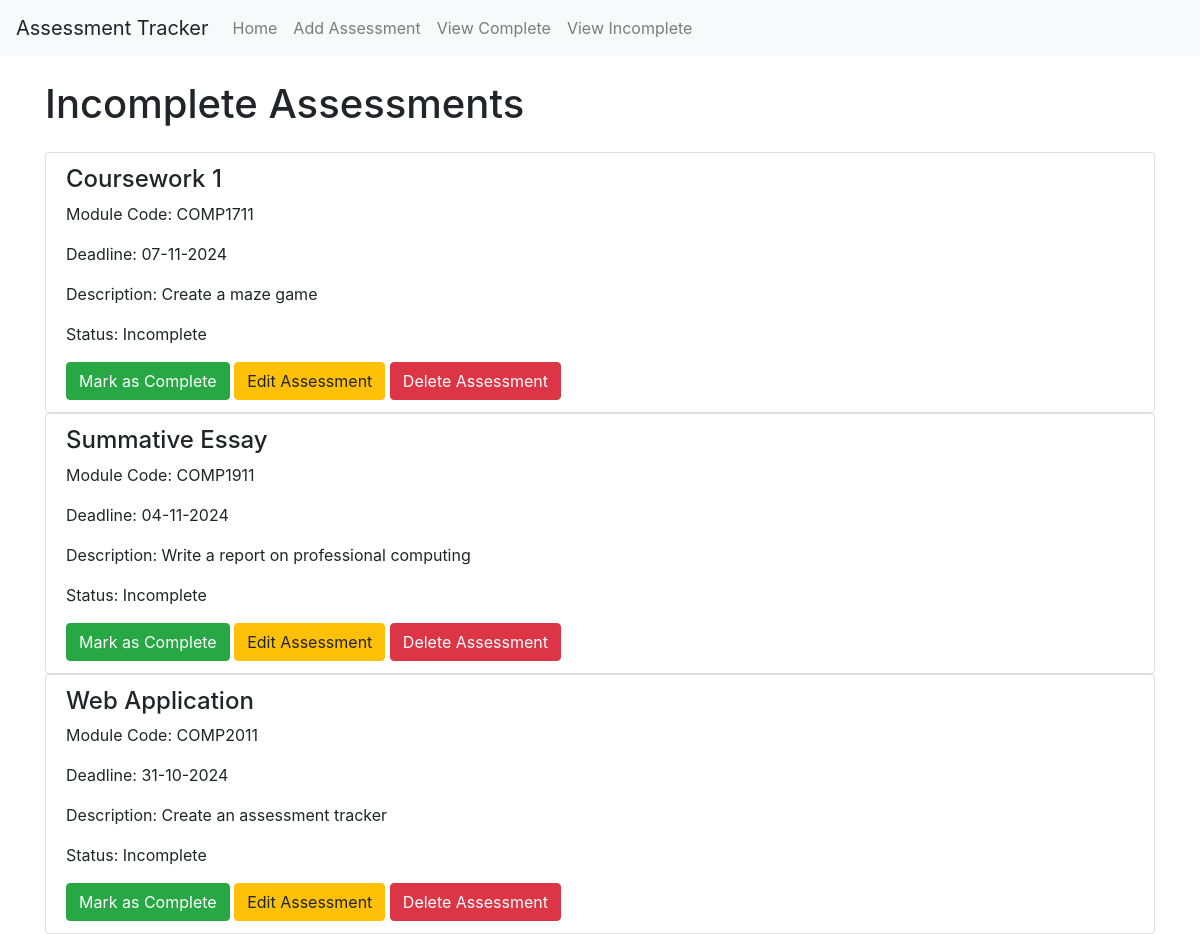
/view_incomplete, run on an earlier commit of the app's database.
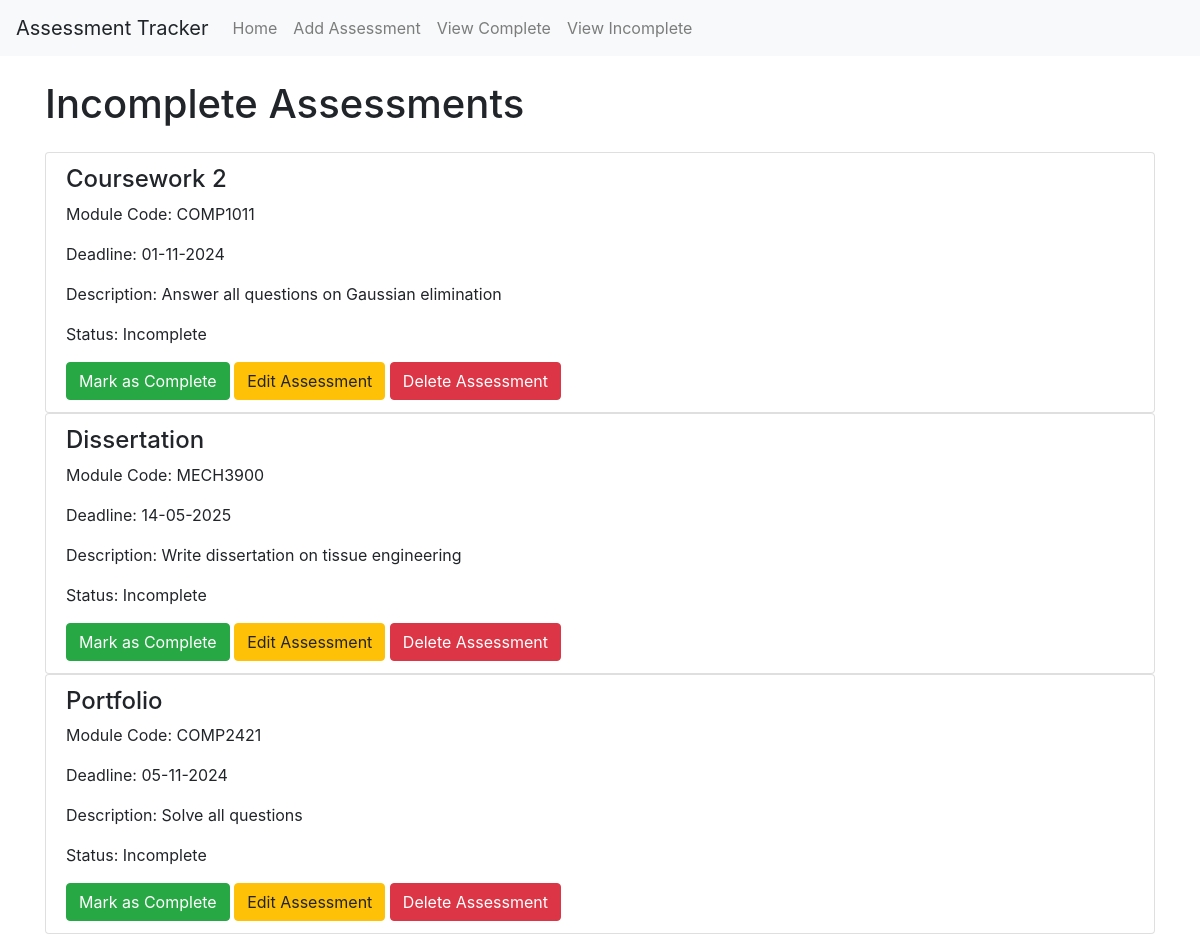
And on a later commit of the database.
### app/models.py (models this page shows)
class Assessment(db.Model):
    id = db.Column(db.Integer, primary_key=True)
    title = db.Column(db.String(100), nullable=False)
    module_code = db.Column(db.String(100), nullable=False)
    deadline = db.Column(db.DateTime, nullable=False)
    description = db.Column(db.Text, nullable=False)
    completed = db.Column(db.Boolean, default=False)

### app/views.py (the view)
@app.route('/view_incomplete')
def view_incomplete():
    incomplete_assessments = Assessment.query.filter_by(completed=False).all()
    return render_template('incomplete.html',
                           assessments=incomplete_assessments)

### app/templates/incomplete.html (shortened to what this page needs)
{% extends "base.html" %}
{% block content %}
<h1 class="my-4">Incomplete Assessments</h1>
{% if assessments %}
    {% for assessment in assessments %}
        <ul class="list-group">
            <li class="list-group-item">
                <h4>{{ assessment.title }}</h4>
                <p>Module Code: {{ assessment.module_code }}</p>
                <p>Deadline: {{ assessment.deadline.strftime('%d-%m-%Y') }}</p>
                <p>Description: {{ assessment.description }}</p>
                <p>Status: Incomplete</p>
                <a href="{{ url_for('complete_button', id=assessment.id) }}" class="btn btn-success">Mark as Complete</a>
                <a href="{{ url_for('edit_assessment', id=assessment.id) }}" class="btn btn-warning">Edit Assessment</a>
                <a href="{{ url_for('delete_assessment', id=assessment.id) }}" class="btn btn-danger">Delete Assessment</a>
            </li>
        </ul>
    {% endfor %}
{% else %}
    <p>No incomplete assessments found!</p>
{% endif %}
{% endblock %}

What changed in the data, as far as the page shows it:
removed Assessment: title "Coursework 1", module_code "COMP1711", deadline "07-11-2024", description "Create a maze game"
removed Assessment: title "Summative Essay", module_code "COMP1911", deadline "04-11-2024", description "Write a report on professional computing"
no longer on this page (row edited): Assessment: title "Web Application", module_code "COMP2011", deadline "31-10-2024", description "Create an assessment tracker"
now on this page (row edited): Assessment: title "Coursework 2", module_code "COMP1011", deadline "01-11-2024", description "Answer all questions on Gaussian elimination"
added Assessment: title "Dissertation", module_code "MECH3900", deadline "14-05-2025", description "Write dissertation on tissue engineering"
added Assessment: title "Portfolio", module_code "COMP2421", deadline "05-11-2024", description "Solve all questions"
